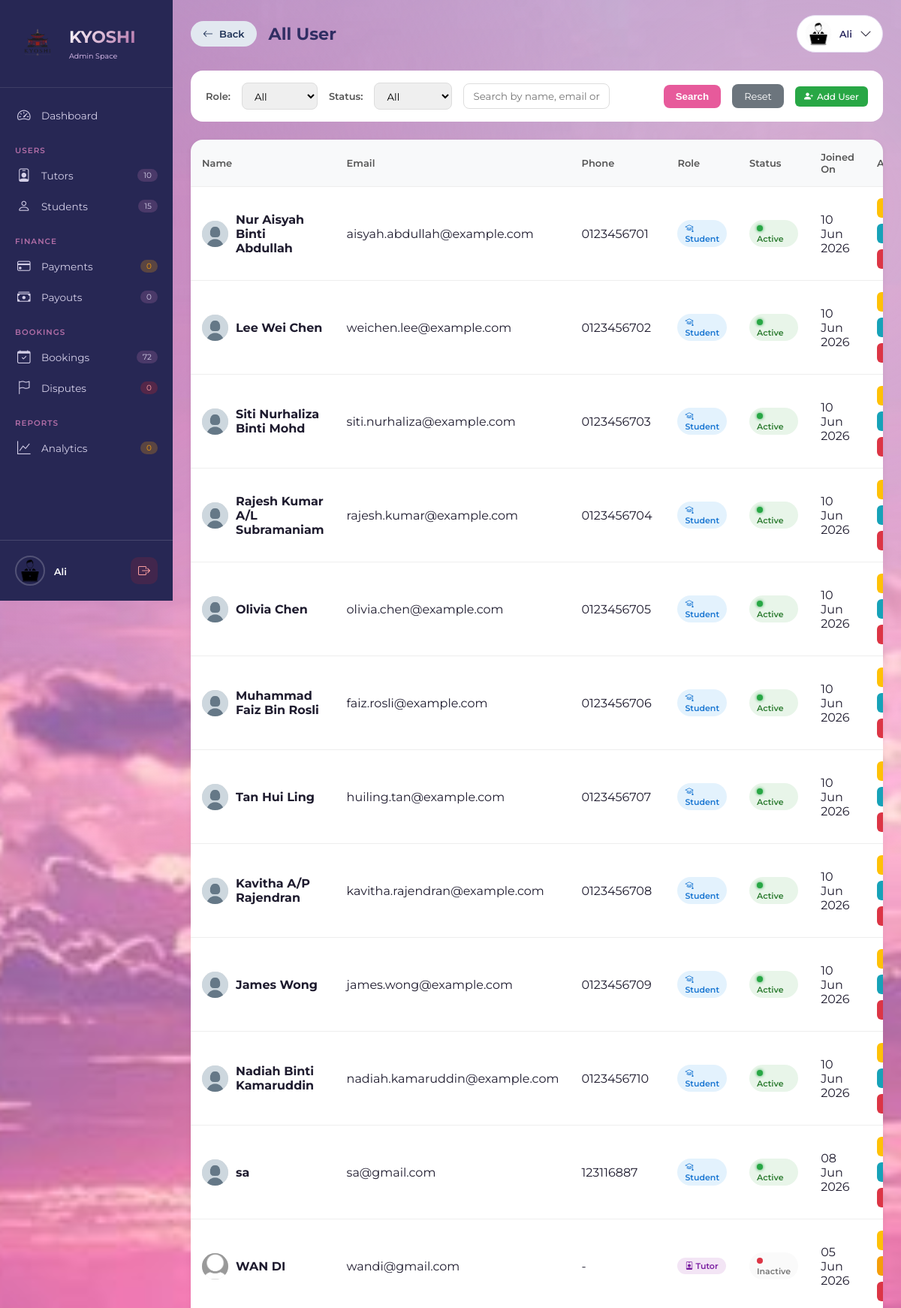
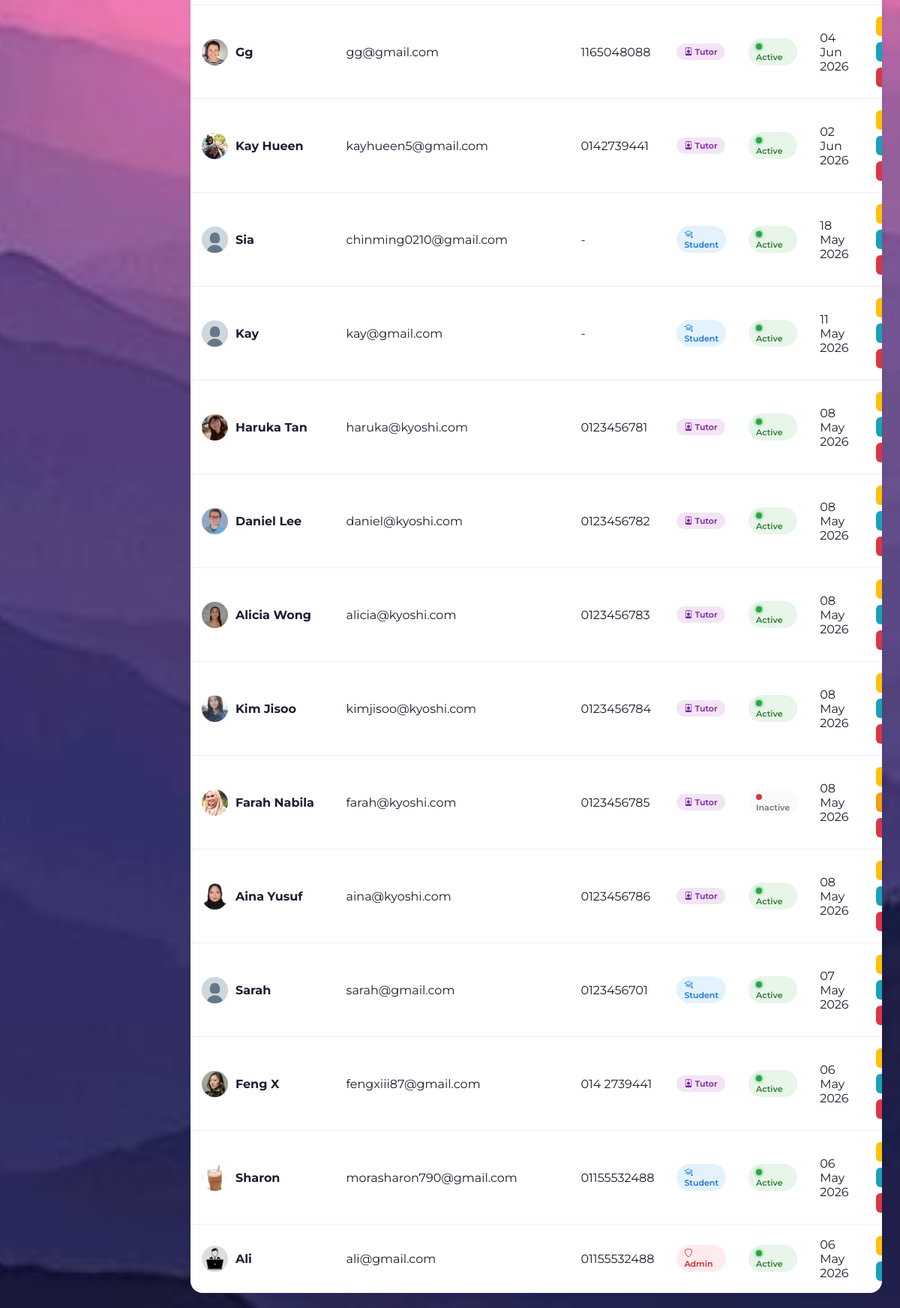
Screenshot of /php/admin_all_users.php (signed in) with the database file from the repository (2 pictures, top to bottom).
### tables this page shows
CREATE TABLE `users` (
  `id` int(11) NOT NULL,
  `fullname` varchar(100) NOT NULL,
  `email` varchar(100) NOT NULL,
  `password` varchar(255) NOT NULL,
  `phone` varchar(30) DEFAULT NULL,
  `role` enum('student','tutor','admin') NOT NULL,
  `profile_pic` varchar(255) DEFAULT NULL,
  `created_at` timestamp NOT NULL DEFAULT current_timestamp(),
  `status` varchar(20) DEFAULT 'approved',
  `verification_token` varchar(255) DEFAULT NULL,
  `is_verified` tinyint(1) DEFAULT 0,
  `google_calendar_connected` tinyint(1) DEFAULT 0,
  `google_calendar_asked` tinyint(1) DEFAULT 0,
  `deactivated_at` datetime DEFAULT NULL,
  `deactivation_reason` text DEFAULT NULL,
  `first_promo_applied` tinyint(4) DEFAULT 0,
  `is_first_purchase` tinyint(4) DEFAULT 1,
  `promo_code_used` varchar(50) DEFAULT NULL
);

### php/admin_all_users.php (the view, shortened to what this page needs)
<?php
include 'config.php';
$assetBase = '../assets/img';
$adminID = $_SESSION['user_id'];
$stmt = $conn->prepare("SELECT * FROM users WHERE id = ? AND role = 'admin'");
$stmt->bind_param("i", $adminID);
$stmt->execute();
$admin = $stmt->get_result()->fetch_assoc();
$displayName = $admin['fullname'];
$profilePic = !empty($admin['profile_pic'])
    ? '../uploads/profiles/' . $admin['profile_pic']
    : $assetBase . '/profile-admin.png';
$role_filter = isset($_GET['role']) ? $_GET['role'] : 'all';
$status_filter = isset($_GET['status']) ? $_GET['status'] : 'all';
$search = isset($_GET['search']) ? trim($_GET['search']) : '';
$query = "SELECT u.*,
          (SELECT COUNT(*) FROM bookings WHERE student_id = u.id) as student_bookings,
          (SELECT COUNT(*) FROM bookings WHERE tutor_id = u.id) as tutor_bookings,
          (SELECT COUNT(*) FROM tutor_certificates WHERE tutor_id = u.id AND status = 'pending') as pending_certs
          FROM users u WHERE 1=1";
$query .= " ORDER BY u.created_at DESC";
$stmt = $conn->prepare($query);
$stmt->execute();
$users = $stmt->get_result();
$totalStudents = $conn->query("SELECT COUNT(*) as count FROM users WHERE role = 'student'")->fetch_assoc()['count'];
$totalTutors = $conn->query("SELECT COUNT(*) as count FROM users WHERE role = 'tutor'")->fetch_assoc()['count'];
$totalBookings = $conn->query("SELECT COUNT(*) as count FROM bookings")->fetch_assoc()['count'];
$pendingPayouts = $conn->query("SELECT COUNT(*) as count FROM payout_requests WHERE status = 'pending'")->fetch_assoc()['count'] ?? 0;
$pendingPayments = $conn->query("SELECT COUNT(*) as count FROM payments WHERE status = 'pending'")->fetch_assoc()['count'];
$pendingDisputes = $conn->query("SELECT COUNT(*) as count FROM disputes WHERE status = 'pending'")->fetch_assoc()['count'];
$pendingReports = $conn->query("SELECT COUNT(*) as count FROM session_reports WHERE report_status = 'submitted'")->fetch_assoc()['count'];
function e($value) {
    return htmlspecialchars($value ?? '', ENT_QUOTES, 'UTF-8');
}
?>
<!DOCTYPE html>
<html lang="en">
<head>
    <link rel="stylesheet" href="https://cdn.jsdelivr.net/npm/bootstrap-icons@1.13.1/font/bootstrap-icons.min.css">
    <link rel="stylesheet" href="../css/astyle.css">
</head>
<body>
<aside class="sidebar" id="sidebar">
    <div class="sidebar-header">
        <div class="brand-wrapper">
            <img src="<?= e($assetBase) ?>/logo.png" alt="Kyoshi" class="brand-icon">
            <div class="brand-title">
                <h1>KYOSHI</h1>
                <span class="admin-space-text">Admin Space</span>
            </div>
        </div>
    </div>
    <nav class="nav-menu">
        <div class="nav-section">
            <a href="admin_dashboard.php" class="nav-item">
                <i class="bi bi-speedometer2"></i><span>Dashboard</span>
            </a>
        </div>
        <div class="nav-section">
            <div class="nav-section-label">USERS</div>
            <a href="admin_tutor_actions.php" class="nav-item">
                <i class="bi bi-person-badge"></i><span>Tutors</span>
                <span class="nav-badge"><?= $totalTutors ?></span>
            </a>
            <a href="admin_student_actions.php" class="nav-item">
                <i class="bi bi-person"></i><span>Students</span>
                <span class="nav-badge"><?= $totalStudents ?></span>
            </a>
        </div>
        <div class="nav-section">
            <div class="nav-section-label">FINANCE</div>
            <a href="admin_payments.php" class="nav-item">
                <i class="bi bi-credit-card"></i><span>Payments</span>
                <span class="nav-badge pending"><?= $pendingPayments ?></span>
            </a>
            <a href="admin_payouts.php" class="nav-item">
                <i class="bi bi-cash-stack"></i><span>Payouts</span>
                <span class="nav-badge"><?= $pendingPayouts ?></span>
            </a>
        </div>
        <div class="nav-section">
            <div class="nav-section-label">BOOKINGS</div>
            <a href="admin_bookings.php" class="nav-item">
                <i class="bi bi-calendar-check"></i><span>Bookings</span>
                <span class="nav-badge"><?= $totalBookings ?></span>
            </a>
            <a href="admin_disputes.php" class="nav-item">
                <i class="bi bi-flag"></i><span>Disputes</span>
                <span class="nav-badge dispute"><?= $pendingDisputes ?></span>
            </a>
        </div>
        <div class="nav-section">
            <div class="nav-section-label">REPORTS</div>
            <a href="admin_reports.php" class="nav-item">
                <i class="bi bi-graph-up"></i><span>Analytics</span>
                <span class="nav-badge pending"><?= $pendingReports ?></span>
            </a>
        </div>
    </nav>
    <div class="sidebar-footer">
        <div class="admin-info">
            <img src="<?= e($profilePic) ?>" alt="Admin" class="footer-avatar">
            <div class="admin-details">
                <span class="admin-name"><?= e($displayName) ?></span>
            </div>
        </div>
        <a href="logout.php" class="logout-icon"><i class="bi bi-box-arrow-right"></i></a>
    </div>
</aside>
<div class="main-content" id="mainContent">
     <div class="top-bar">
    <div class="page-title">
        <div class="title-with-back">
            <a href="admin_dashboard.php" class="back-btn-desktop">
                <i class="bi bi-arrow-left"></i>
                <span>Back</span>
            </a>
            <h1>All User</h1>
        </div>
    </div>
    <div class="relative">
        <div class="admin-profile" onclick="toggleDropdown()">
            <img src="<?= e($profilePic) ?>" alt="Admin">
            <span><?= e($displayName) ?></span>
            <i class="bi bi-chevron-down"></i>
        </div>
    </div>
</div>
    <div class="filter-bar">
        <form method="GET" style="display: flex; gap: 15px; flex-wrap: wrap; align-items: center; flex: 1;">
            <div class="filter-group">
                <label>Role:</label>
                <select name="role" onchange="this.form.submit()">
                    <option value="all" <?= $role_filter === 'all' ? 'selected' : '' ?>>All</option>
                </select>
            </div>
            <div class="filter-group">
                <label>Status:</label>
                <select name="status" onchange="this.form.submit()">
                    <option value="all" <?= $status_filter === 'all' ? 'selected' : '' ?>>All</option>
                </select>
            </div>
            <div class="filter-group" style="flex: 2;">
                <input type="text" name="search" placeholder="Search by name, email or phone..." value="<?= e($search) ?>">
            </div>
            <button type="submit" class="btn-filter">Search</button>
            <a href="admin_all_users.php" class="btn-reset">Reset</a>
        </form>
        <a href="admin_create_user.php?return_to=admin_all_users.php" class="btn-icon btn-edit" style="background: #28a745; color: white;">
            <i class="bi bi-person-plus-fill"></i> Add User
        </a>
    </div>
    <div class="users-table-container">
        <table class="users-table">
            <thead>
                <tr>
                    <th>Name</th>
                    <th>Email</th>
                    <th>Phone</th>
                    <th>Role</th>
                    <th>Status</th>
                    <th>Joined On</th>
                    <th>Actions</th>
                </tr>
            </thead>
            <tbody>
                <?php if ($users->num_rows > 0): ?>
                    <?php while ($user = $users->fetch_assoc()): ?>
                        <tr>
                            <td>
                                <div style="display: flex; align-items: center; gap: 10px;">
                                    <?php if (!empty($user['profile_pic']) && file_exists('../uploads/profiles/' . $user['profile_pic'])): ?>
                                    <img src="../uploads/profiles/<?= e($user['profile_pic']) ?>" style="width: 35px; height: 35px; border-radius: 50%; object-fit: cover;">
                                <?php else: ?>
                                    <?php
                                    $role = $user['role'] ?? 'user';
                                    $defaultAvatar = '../assets/img/profile.png';
                                    if ($role === 'admin') {
                                        $defaultAvatar = '../assets/img/profile-admin.png';
                                    } elseif ($role === 'tutor') {
                                        $defaultAvatar = '../assets/img/profile-tutor.png';
                                    } elseif ($role === 'student') {
                                        $defaultAvatar = '../assets/img/profile.png';
                                    }
                                    ?>
                                    <img src="<?= $defaultAvatar ?>" style="width: 35px; height: 35px; border-radius: 50%; object-fit: cover; background: #e0e0e0;">
                                <?php endif; ?>
                                    <strong><?= e($user['fullname']) ?></strong>
                                </div>
                            </td>
                            <td><?= e($user['email']) ?></td>
                            <td><?= e($user['phone'] ?: '-') ?></td>
                            <td>
                                <span class="badge badge-<?= $user['role'] ?>">
                                    <i class="bi bi-<?= $user['role'] === 'student' ? 'mortarboard' : ($user['role'] === 'tutor' ? 'person-badge' : 'shield') ?>"></i>
                                    <?= ucfirst($user['role']) ?>
                                </span>
                            </td>
                            <td>
                                <span class="badge badge-<?= $user['status'] ?>">
                                    <span class="status-dot <?= $user['status'] === 'approved' ? 'active' : ($user['status'] === 'inactive' ? 'inactive' : 'pending') ?>"></span>
                                    <?= $user['status'] === 'approved' ? 'Active' : ucfirst($user['status']) ?>
                                </span>
                            </td>
                            <td><?= date('d M Y', strtotime($user['created_at'])) ?></td>
                            <td>
                                <div class="action-buttons">
                                    <button onclick="openEditModal(<?= htmlspecialchars(json_encode($user)) ?>)" class="btn-icon btn-edit">
                                    </button>
                                    <button onclick="toggleStatus(<?= $user['id'] ?>, '<?= $user['status'] ?>')" class="btn-icon btn-toggle <?= $user['status'] === 'inactive' ? 'active' : '' ?>">
                                    </button>
                                    <?php if ($user['id'] != $adminID): ?>
                                        <button onclick="confirmDelete(<?= $user['id'] ?>)" class="btn-icon btn-delete">
                                        </button>
                                    <?php endif; ?>
                                </div>
                            </td>
                        </tr>
                    <?php endwhile; ?>
                <?php endif; ?>
            </tbody>
        </table>
    </div>
</div>
</body>
</html>

### css/astyle.css (style rules this page uses)
@media (min-width: 901px) { .admin-profile { display: flex !important; } }
@media (min-width: 901px) { .page-title { display: block !important; } }
.title-with-back { display: flex; align-items: center; gap: 16px; }
.back-btn-desktop { display: inline-flex; align-items: center; gap: 8px; background: #e2e8f0; color: #1d3156; padding: 8px 16px; border-radius: 40px; text-decoration: none; font-size: 13px; font-weight: 600; transition: all 0.2s ease; white-space: nowrap; }
.back-btn-desktop i { font-size: 14px; }

### rows the page displays
users: fullname "Ali", role (picture), email "ali@gmail.com", phone "01155532488", role "Admin", status "Active", created_at "06 May 2026"
users: fullname "Nur Aisyah Binti Abdullah", email "aisyah.abdullah@example.com", phone "0123456701", role "Student", status "Active", created_at "10 Jun 2026"
users: fullname "Lee Wei Chen", email "weichen.lee@example.com", phone "0123456702", role "Student", status "Active", created_at "10 Jun 2026"
users: fullname "Siti Nurhaliza Binti Mohd", email "siti.nurhaliza@example.com", phone "0123456703", role "Student", status "Active", created_at "10 Jun 2026"
users: fullname "Rajesh Kumar A/L Subramaniam", email "rajesh.kumar@example.com", phone "0123456704", role "Student", status "Active", created_at "10 Jun 2026"
users: fullname "Olivia Chen", email "olivia.chen@example.com", phone "0123456705", role "Student", status "Active", created_at "10 Jun 2026"
users: fullname "Muhammad Faiz Bin Rosli", email "faiz.rosli@example.com", phone "0123456706", role "Student", status "Active", created_at "10 Jun 2026"
users: fullname "Tan Hui Ling", email "huiling.tan@example.com", phone "0123456707", role "Student", status "Active", created_at "10 Jun 2026"
users: fullname "Kavitha A/P Rajendran", email "kavitha.rajendran@example.com", phone "0123456708", role "Student", status "Active", created_at "10 Jun 2026"
users: fullname "James Wong", email "james.wong@example.com", phone "0123456709", role "Student", status "Active", created_at "10 Jun 2026"
users: fullname "Nadiah Binti Kamaruddin", email "nadiah.kamaruddin@example.com", phone "0123456710", role "Student", status "Active", created_at "10 Jun 2026"
users: fullname "sa", email "sa@gmail.com", phone "123116887", role "Student", status "Active", created_at "08 Jun 2026"
users: role (picture), fullname "WAN DI", email "wandi@gmail.com", phone "-", role "Tutor", status "Inactive", created_at "05 Jun 2026"
users: profile_pic (picture), fullname "Gg", email "gg@gmail.com", phone "1165048088", role "Tutor", status "Active", created_at "04 Jun 2026"
users: profile_pic (picture), fullname "Kay Hueen", email "kayhueen5@gmail.com", phone "0142739441", role "Tutor", status "Active", created_at "02 Jun 2026"
users: fullname "Sia", email "chinming0210@gmail.com", phone "-", role "Student", status "Active", created_at "18 May 2026"
users: fullname "Kay", email "kay@gmail.com", phone "-", role "Student", status "Active", created_at "11 May 2026"
users: profile_pic (picture), fullname "Haruka Tan", email "haruka@kyoshi.com", phone "0123456781", role "Tutor", status "Active", created_at "08 May 2026"
users: profile_pic (picture), fullname "Daniel Lee", email "daniel@kyoshi.com", phone "0123456782", role "Tutor", status "Active", created_at "08 May 2026"
users: profile_pic (picture), fullname "Alicia Wong", email "alicia@kyoshi.com", phone "0123456783", role "Tutor", status "Active", created_at "08 May 2026"
users: profile_pic (picture), fullname "Kim Jisoo", email "kimjisoo@kyoshi.com", phone "0123456784", role "Tutor", status "Active", created_at "08 May 2026"
users: profile_pic (picture), fullname "Farah Nabila", email "farah@kyoshi.com", phone "0123456785", role "Tutor", status "Inactive", created_at "08 May 2026"
users: profile_pic (picture), fullname "Aina Yusuf", email "aina@kyoshi.com", phone "0123456786", role "Tutor", status "Active", created_at "08 May 2026"
users: fullname "Sarah", email "sarah@gmail.com", phone "0123456701", role "Student", status "Active", created_at "07 May 2026"
users: profile_pic (picture), fullname "Feng X", email "fengxiii87@gmail.com", phone "014 2739441", role "Tutor", status "Active", created_at "06 May 2026"
users: profile_pic (picture), fullname "Sharon", email "morasharon790@gmail.com", phone "01155532488", role "Student", status "Active", created_at "06 May 2026"

### other values shown
$totalTutors "10"
$totalStudents "15"
$pendingPayments "0"
$pendingPayouts "0"
$totalBookings "72"
$pendingDisputes "0"
$pendingReports "0"
